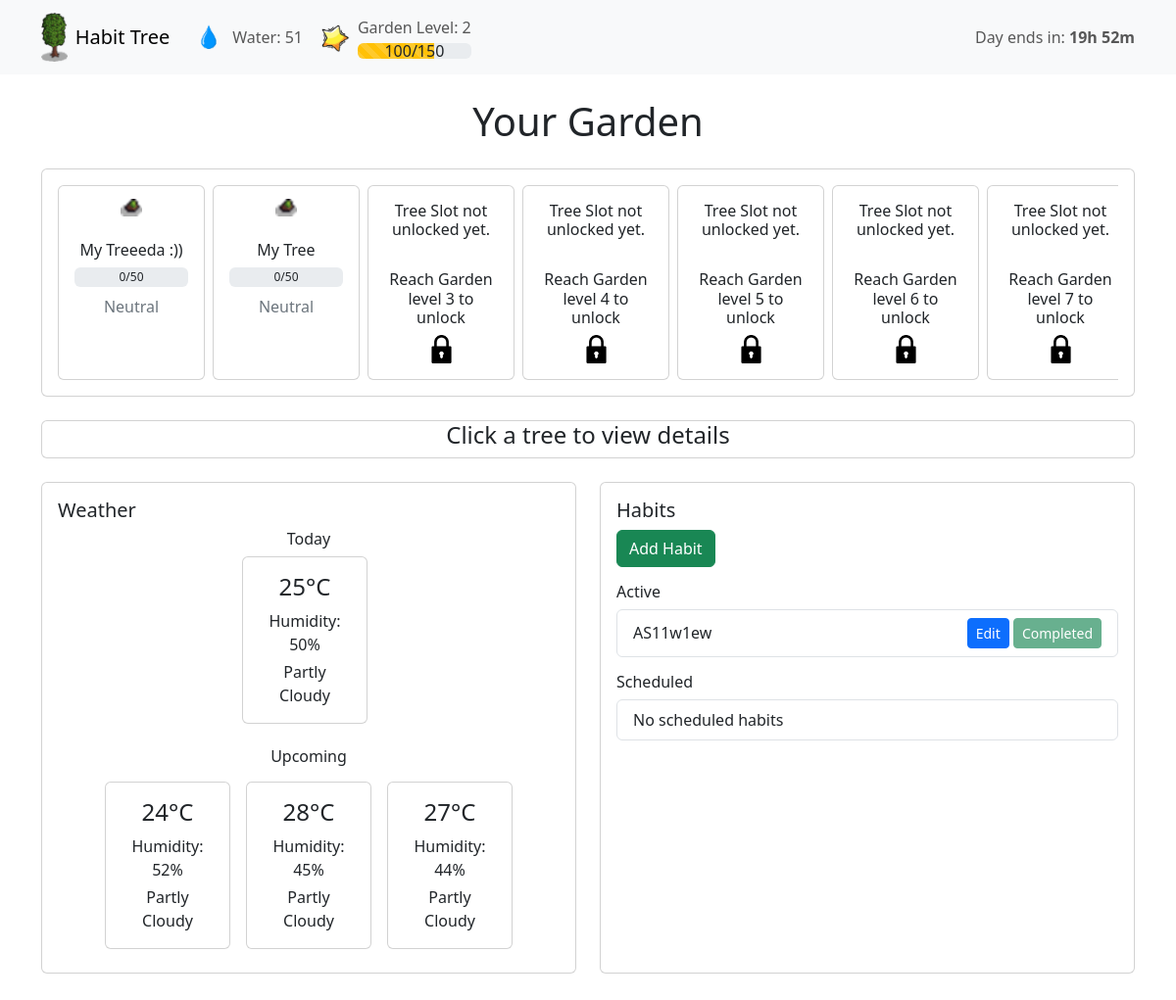
The page / on the database its author committed.
### tables this page shows
CREATE TABLE Garden (
                Creation_Date TEXT NOT NULL,
                Level INTEGER NOT NULL DEFAULT 1 CHECK (Level >= 1),
                Experience INTEGER NOT NULL DEFAULT 0 CHECK (Experience >= 0),
                Experience_Required INTEGER NOT NULL DEFAULT 100 CHECK (Experience_Required > 0),
                Water INTEGER NOT NULL DEFAULT 0 CHECK (Water >= 0),
                Daily_Water_Earned INTEGER NOT NULL DEFAULT 0 CHECK (Daily_Water_Earned >= 0)
            );

CREATE TABLE Trees (
                Name TEXT NOT NULL CHECK (Name != ''),
                Creation_Date TEXT NOT NULL,
                Stage INTEGER NOT NULL DEFAULT 1 CHECK (Stage >= 1),
                Water INTEGER NOT NULL DEFAULT 0 CHECK (Water >= 0),
                Water_Required INTEGER NOT NULL DEFAULT 50 CHECK (Water_Required > 0),
                Last_Watered TEXT NOT NULL,
                Moisture INTEGER NOT NULL CHECK (Moisture >= 0 AND Moisture <= 100)
            );

CREATE TABLE Weather (
                Id INTEGER PRIMARY KEY,
                Temperature INTEGER NOT NULL CHECK (Temperature >= -5 AND Temperature <= 35),
                Humidity INTEGER NOT NULL CHECK (Humidity >= 0 AND Humidity <= 100),
                State INTEGER NOT NULL CHECK (State >= 0 AND State <= 100)
            );

CREATE TABLE Habits (
                Name TEXT PRIMARY KEY,
                Creation_Date TEXT NOT NULL,
                Priority INTEGER NOT NULL CHECK (Priority >= 0 AND Priority <= 5),
                Days_Of_The_Week TEXT NOT NULL CHECK (Days_Of_The_Week != ''),
                Completed BOOLEAN NOT NULL DEFAULT 0
            );

### app/routes/main.py (the view)
@main_bp.route('/')
def index():
    db = get_db()
    garden_model = GardenModel(db)
    tree_model = TreeModel(db)
    habit_model = HabitModel(db)
    weather_model = WeatherModel(db)
    garden_service = GardenService(garden_model)
    tree_service = TreeService(tree_model, garden_model)
    habit_service = HabitService(habit_model, garden_service)
    time_service = TimeService()
    time_service.trigger_daily_updates()
    garden_data = garden_model.get_garden_data()
    active_habits, scheduled_habits = habit_service.process_habits()
    trees = tree_service.process_trees(garden_data['Level'])
    weather = weather_model.get_all_weather()
    time_until_day_ends = calculate_time_until_day_ends(weather_model)
    return render_template("index.html",
        trees=trees,
        active_habits=active_habits,
        scheduled_habits=scheduled_habits,
        garden=garden_data,
        weather=weather,
        time_until_day_ends=time_until_day_ends,
        state_to_text=state_to_text
    )

### app/database/connection.py (called while the page is built)
def get_db():
    if 'db' not in g:
        g.db = sqlite3.connect(DATABASE, timeout=2)
        g.db.row_factory = sqlite3.Row
    return g.db

### app/models/garden.py (called while the page is built)
    def get_garden_data(self):
        return self.db.execute('''
            SELECT Level, Experience, Experience_Required, Water, Daily_Water_Earned
            FROM Garden
            LIMIT 1
        ''').fetchone()

### app/models/habit.py (called while the page is built)
    def get_habits_data(self):
        return self.db.execute('''
            SELECT Name, Creation_Date, Priority, Days_Of_The_Week, Completed
            FROM Habits
        ''').fetchall()

### app/models/tree.py (called while the page is built)
    def get_trees_data(self):
        return self.db.execute('''
            SELECT rowid, *, Creation_Date
            FROM Trees
            ORDER BY Creation_Date
            LIMIT 10
        ''').fetchall()

### app/models/weather.py (called while the page is built)
    def get_all_weather(self):
        return self.db.execute('''
            SELECT Temperature, Humidity, State
            FROM Weather
            ORDER BY ROWID ASC
        ''').fetchall()

    def get_meta(self, key):
        cur = self.db.execute('SELECT value FROM Meta WHERE key = ?', (key,))
        row = cur.fetchone()
        return row[0] if row else None

### app/routes/main.py (called while the page is built)
def state_to_text(state):
    s = float(state)
    if 0 <= s <= 20:
        return "Sunny"
    elif 21 <= s <= 40:
        return "Partly Cloudy"
    elif 41 <= s <= 60:
        return "Cloudy"
    elif 61 <= s <= 80:
        return "Rainy"
    elif 81 <= s <= 100:
        return "Thunderstorm"
    else:
        return "Unknown"

def calculate_time_until_day_ends(weather_model):
    last_run_text = weather_model.get_meta('global_last_run')
    if not last_run_text:
        return "Unknown"
    try:
        last_run = datetime.datetime.fromisoformat(last_run_text)
        next_day = last_run + datetime.timedelta(days=1)
        now = datetime.datetime.utcnow()
        if now >= next_day:
            return "Day ended"
        time_left = next_day - now
        hours = time_left.seconds // 3600
        minutes = (time_left.seconds % 3600) // 60
        return f"{hours}h {minutes}m"
    except:
        return "Unknown"

### app/services/time_service.py (called while the page is built, shortened)
    def trigger_daily_updates(self):
        days_elapsed = self.check_global_time()
        return days_elapsed

### app/templates/index.html (shortened to what this page needs)
<!DOCTYPE html>
<html lang="en">
<head>
    <link href="https://cdn.jsdelivr.net/npm/bootstrap@5.3.0/dist/css/bootstrap.min.css" rel="stylesheet">
</head>
<body>
    <nav class="navbar navbar-expand-lg navbar-light bg-light">
        <div class="container">
            <a class="navbar-brand d-flex align-items-center" href="">
                <img src="/static/tree_stage_6.png" class="me-2" style="height: 2.5em;">
                Habit Tree
            </a>
            <div class="collapse navbar-collapse" id="navbarNav">
                <ul class="navbar-nav">
                    <li class="nav-item">
                        <a class="nav-link d-flex align-items-center">
                            <img src="/static/water_drop.png" class="me-2" style="height: 2em;">
                            Water: {{ garden.water }}
                        </a>
                    </li>
                </ul>
                <ul class="navbar-nav">
                    <li class="nav-item">
                        <a class="nav-link d-flex align-items-center">
                            <img src="/static/experience.png" class="me-2" style="height: 2em;">
                            <div class="d-flex flex-column align-items-center">
                                <span class="mb-1">Garden Level: {{ garden.level }}</span>
                                <div class="position-relative w-100">
                                    <div class="progress">
                                        <div class="progress-bar progress-bar-striped bg-warning" role="progressbar"
                                            style="width: {{ (garden.experience / garden.experience_required * 100) | round(0) }}%;"
                                            aria-valuenow="{{ garden.experience }}" aria-valuemin="0"
                                            aria-valuemax="{{ garden.experience_required }}"></div>
                                    </div>
                                    <div class="position-absolute top-50 start-50 translate-middle text-dark">
                                        {{ garden.experience }}/{{ garden.experience_required }}
                                    </div>
                                </div>
                            </div>
                        </a>
                    </li>
                </ul>
                <ul class="navbar-nav ms-auto">
                    <li class="nav-item d-flex align-items-center">
                        <span class="navbar-text">
                            Day ends in: <strong>{{ time_until_day_ends }}</strong>
                        </span>
                    </li>
                </ul>
            </div>
        </div>
    </nav>
    <div class="container my-4">
        <h1 class="mb-4 text-center">Your Garden</h1>
        <div class="card mb-4">
            <div class="card-body">
                <div class="overflow-auto">
                    <div class="d-flex">
                        {% for tree in trees %}
                        {% if tree.unlocked %}
                        {% if tree.planted %}
                        <div class="card me-2" style="min-width: 150px; cursor: pointer;" data-tree="true"
                            data-index="{{ loop.index0 }}" data-name="{{ tree.name }}" data-water="{{ tree.water }}"
                            data-stage="{{ tree.stage }}" data-water-required="{{ tree.water_required }}"
                            data-last-watered="{{ tree.last_watered }}">
                            <div class="text-center p-2">
                                <img src="/static/tree_stage_{{ tree.stage }}.png" class="d-inline-block"
                                    alt="Tree Stage">
                            </div>
                            <div class="card-body text-center">
                                <h6 class="card-title mb-2">{{ tree.name }}</h6>
                                <div class="progress" style="height: 20px; position: relative;">
                                    <div style="position: absolute; top: 0; left: 0;
               width: 100%; height: 100%;
               display: flex; align-items: center;
               justify-content: center; pointer-events: none;">
                                        {{ tree.water }}/{{ tree.water_required }}
                                    </div>
                                </div>
                                {% set m = tree.moisture %}
                                <p class="
        mt-2
        {% if m < 30 %}text-danger{% elif m < 50 %}text-warning
        {% elif m < 70 %}text-secondary{% elif m < 90 %}text-success
        {% else %}text-info{% endif %}
      ">
                                    {% if m < 30 %} Very Dry {% elif m < 50 %} Dry {% elif m < 70 %} Neutral {% elif m <
                                        90 %} Healthy {% else %} Too moist {% endif %} </p>
                            </div>
                        </div>
                        {% endif %}
                        {% else %}
                        <div class="card me-2" style="min-width: 150px;">
                            <div class="card-body text-center">
                                <h6 class="card-title mb-2">Tree Slot not unlocked yet.</h6>
                                <br>
                                <h6 class="card-title mb-2">Reach Garden level {{ tree.required_level }} to unlock</h6>
                                <img src="/static/lock.png" class="card-img-top img-fluid w-25" alt="Locked">
                            </div>
                        </div>
                        {% endif %}
                        {% endfor %}
                    </div>
                </div>
            </div>
        </div>
        <div id="instruction" class="card mt-4 mb-4">
            <h4 class="text-center">Click a tree to view details</h4>
        </div>
        <div class="row">
            <div class="col-md-6 mb-4">
                <div class="card h-100">
                    <div class="card-body">
                        <h5 class="card-title">Weather</h5>
                        <div class="text-center mb-2">
                            <h6 class="mb-1">Today</h6>
                        </div>
                        <div class="d-flex justify-content-center mb-4">
                            {% set today = weather[0] %}
                            <div class="card text-center me-2" style="width: 8rem;">
                                <div class="card-body">
                                    <h4 class="card-title">{{ today.Temperature }}°C</h4>
                                    <p class="card-text mb-1">Humidity: {{ today.Humidity }}%</p>
                                    <p class="card-text">{{ today.State | state_text }}</p>
                                </div>
                            </div>
                        </div>
                        <div class="text-center mb-2">
                            <h6 class="mb-1">Upcoming</h6>
                        </div>
                        <div class="d-flex justify-content-center flex-wrap">
                            {% for day in weather[1:] %}
                            <div class="card text-center m-2" style="width: 8rem;">
                                <div class="card-body">
                                    <h4 class="card-title">{{ day.Temperature }}°C</h4>
                                    <p class="card-text mb-1">Humidity: {{ day.Humidity }}%</p>
                                    <p class="card-text">{{ day.State | state_text }}</p>
                                </div>
                            </div>
                            {% endfor %}
                        </div>
                    </div>
                </div>
            </div>
            <div class="col-md-6 mb-4">
                <div class="card h-100">
                    <div class="card-body">
                        <h5 class="card-title">Habits</h5>
                        <button type="button" class="btn btn-success mb-3" data-bs-toggle="modal"
                            data-bs-target="#habitModal" data-action="add">
                            Add Habit
                        </button>
                        <h6>Active</h6>
                        <div class="list-group mb-3">
                            {% for habit in active_habits %}
                            <div class="list-group-item d-flex justify-content-between align-items-center">
                                {{ habit.name }}
                                <div>
                                    <button type="button" class="btn btn-sm btn-primary" data-bs-toggle="modal"
                                        data-bs-target="#habitModal" data-action="edit" data-habit-id="{{ habit.id }}"
                                        data-habit-name="{{ habit.name }}" data-habit-priority="{{ habit.priority }}"
                                        data-habit-days="{{ habit.days }}">
                                        Edit
                                    </button>
                                    {% if not habit.completed %}
                                    <button type="button" class="btn btn-sm btn-success"
                                        onclick="completeHabit('{{ habit.name }}')">Mark as complete</button>
                                    {% else %}
                                    <button type="button" class="btn btn-sm btn-success" disabled>Completed</button>
                                    {% endif %}
                                </div>
                            </div>
                            {% else %}
                            <div class="list-group-item">No active habits</div>
                            {% endfor %}
                        </div>
                        <h6>Scheduled</h6>
                        <div class="list-group">
                            {% for habit in scheduled_habits %}
                            <div class="list-group-item d-flex justify-content-between align-items-center">
                                {{ habit.name }}
                                <button type="button" class="btn btn-sm btn-primary" data-bs-toggle="modal"
                                    data-bs-target="#habitModal" data-action="edit" data-habit-id="{{ habit.id }}"
                                    data-habit-name="{{ habit.name }}" data-habit-priority="{{ habit.priority }}"
                                    data-habit-days="{{ habit.days }}">
                                    Edit
                                </button>
                            </div>
                            {% else %}
                            <div class="list-group-item">No scheduled habits</div>
                            {% endfor %}
                        </div>
                    </div>
                </div>
            </div>
        </div>
    </div>
</body>
</html>

### rows shown on the page
Garden: water "51", level "2", experience "100", experience_required "150"
Trees: name "My Treeeda :))", water "0", water_required "50", shows "Neutral"
Trees: name "My Tree", water "0", water_required "50", shows "Neutral"
Weather: Temperature "25", Humidity "50", State|state_text "Partly Cloudy"
Weather: Temperature "24", Humidity "52", State|state_text "Partly Cloudy"
Weather: Temperature "28", Humidity "45", State|state_text "Partly Cloudy"
Weather: Temperature "27", Humidity "44", State|state_text "Partly Cloudy"
Habits: name "AS11w1ew", Completed "Completed"

### other values the page prints
{{ time_until_day_ends }} "19h 52m"
{{ tree.required_level }} "3" "4" "5" "6" "7"
